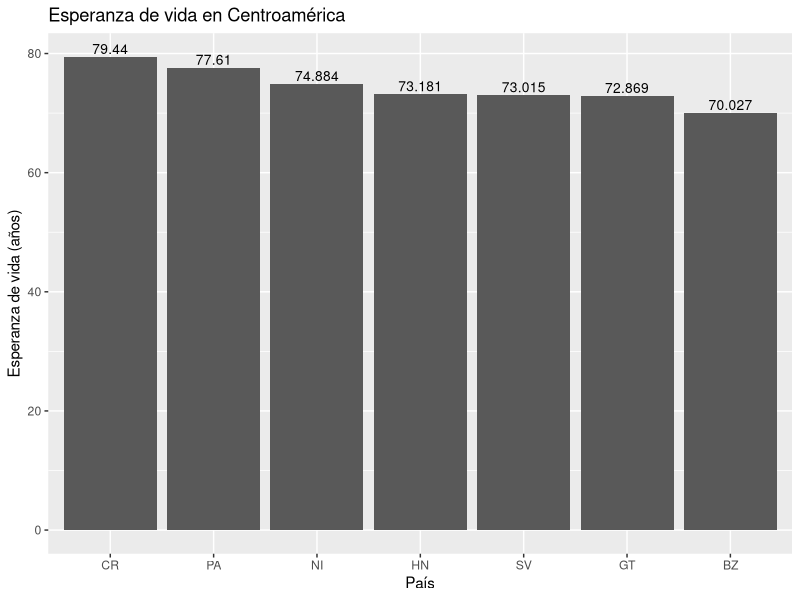
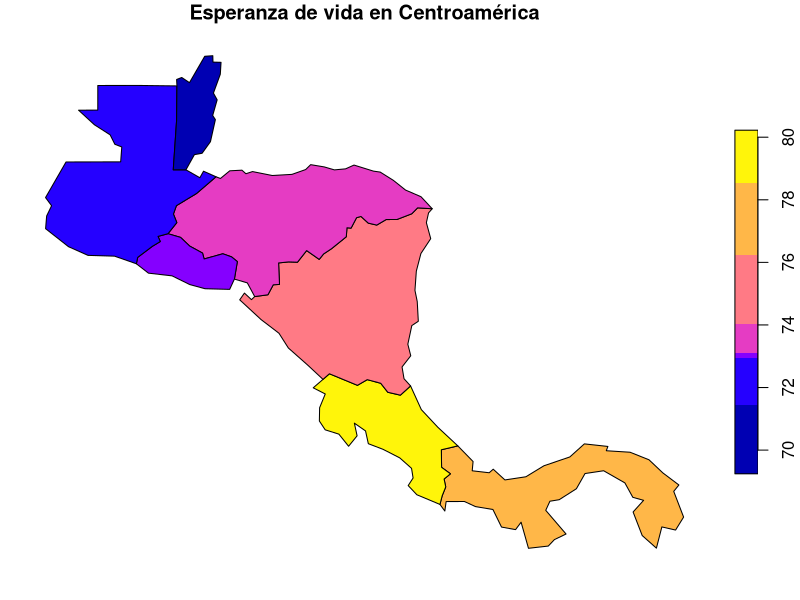
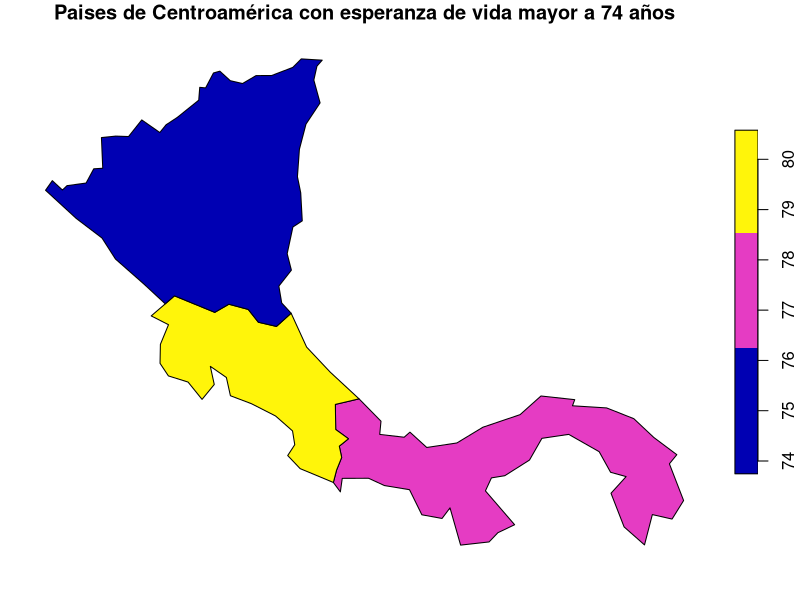

Here is the R script that generated these plots, in order:
## ---- chunk 1
knitr::opts_chunk$set(echo = TRUE)
## ---- chunk 2
# Paquete para generación de documentos (ej. HTML)
library(knitr)

# Paquete para formateo de tablas
library(kableExtra)

# Paquete de graficación
library(ggplot2)

# Paquete de manejo de datos geoespaciales vectoriales
library(sf)

# Paquete con conjuntos de datos geoespaciales
library(spData)
## ---- chunk 3
names(world)
## ---- chunk 4
kable(
  world[1:10, 1:5, drop = TRUE], 
  caption="Datos demográficos de los países del mundo"
)
## ---- chunk 5
kable(
  world[1:10, c("name_long","continent","pop","lifeExp","gdpPercap"), drop = TRUE], 
  col.names=c("País","Continente","Población","Esperanza de vida","Renta per cápita"),  
  caption="Datos demográficos de los países del mundo"
)
## ---- chunk 6
# Se extraen las observaciones ordenadas por orden alfabético de país
world.orden <- order(world$name_long)

# Se genera un nuevo data frame ordenado
world.ordenadoxpais <- world[world.orden,]

# Se formatea la tabla con el nuevo data frame
kable(
  world.ordenadoxpais[, c("name_long","continent","pop","lifeExp","gdpPercap"), drop = TRUE], 
  col.names=c("País","Continente","Población","Esperanza de vida","Renta per cápita"),  
  caption="Datos demográficos de los países del mundo"
) %>%
kable_styling() %>%
scroll_box(
  width = "800px", 
  height = "500px", 
  fixed_thead = TRUE
)
## ---- chunk 7
# Se extraen las observaciones correspondientes a los países de Centroamérica
centro_america = world[world$name_long == "Belize" |
                       world$name_long == "Guatemala" |
                       world$name_long == "Honduras" |
                       world$name_long == "El Salvador" |
                       world$name_long == "Nicaragua" |
                       world$name_long == "Costa Rica" |
                       world$name_long == "Panama"
                       , ]

# Se formatea la tabla con el nuevo data frame
kable(
  centro_america[, c("name_long","continent","pop","lifeExp","gdpPercap"), drop = TRUE], 
  col.names=c("País","Continente","Población","Esperanza de vida","Renta per cápita"),  
  caption="Datos demográficos de los países de Centroamérica"
) %>%
kable_styling()
## ---- chunk 8
 ggplot(centro_america, aes(x=reorder(iso_a2, -lifeExp), y=lifeExp)) +
   ggtitle("Esperanza de vida en Centroamérica") +
   xlab("País") + 
   ylab("Esperanza de vida (años)") +  
   geom_col() +
   geom_text(aes(label=lifeExp), vjust=-0.3, size=3.5)
## ---- chunk 9
plot(centro_america["lifeExp"], main="Esperanza de vida en Centroamérica")
## ---- chunk 10
centro_america_evida = centro_america[centro_america$lifeExp >= 74,]

plot(centro_america_evida["lifeExp"], main="Paises de Centroamérica con esperanza de vida mayor a 74 años")
